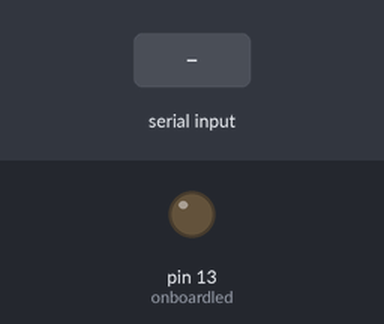
Simulated run of this sketch. Board: Arduino Uno, built for the host (arithmetic inside an expression is 32-bit, double 64-bit). On the bench: output pins drawn as LEDs (lit = HIGH). The test bench sets the inputs (shaded band).

Above: at 1.2 s.
1.3 s: "1" received over the second serial link
At 2.5 s:
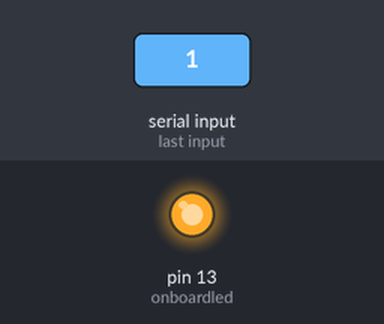
2.8 s: "0" received over the second serial link
At 3.6 s:
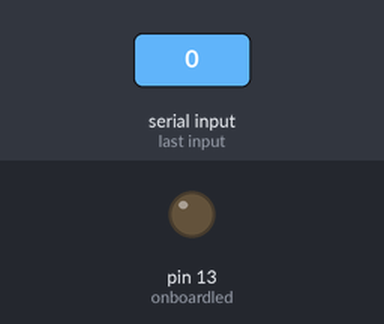
Timing chart, 0 to 5.8 s (numbered marks = the images above; inputs shaded):
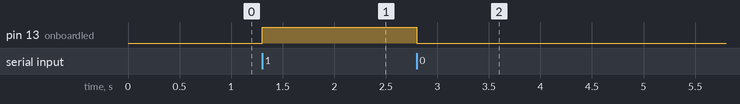

The sketch:

PCBluetoothtest1.ino
```cpp
/* This is a base connection test for RECEIVING data FROM the pc on the
Teensy 3.1 using the UART TTL Serial1 section onboard */

// Jonathan Holland
// 42658326
// METR4810

char inf; // initiate variable used to store received data
int onboardled = 13; // Use the onboard LED

// Serial 1 is by default receiving on pin 0
HardwareSerial Uart = HardwareSerial();

void setup() {
  pinMode(onboardled, OUTPUT);

  Uart.begin(115200); // rate of 115200bps
                        // Picking a fast speed here is important
                        // Error at 48Mhz @115200 is +0.04%

}

void loop() {
  if(Uart.available()) {
    inf = Uart.read(); // Read ANY incoming serial (not tied to an input pin in this example)

    if(inf=='0') { // *Specify the number as a character
      digitalWrite(onboardled, LOW);
      delay(15);
    }

    else if(inf=='1') {
      digitalWrite(onboardled, HIGH);
      delay(15);
    }

    else {
     // Do nothing
    }
  }


}
```

Measured:
- after the input at 1.3 s, pin 13 (onboardled): LOW → HIGH at once
- after the input at 2.8 s, pin 13 (onboardled): HIGH → LOW at once
